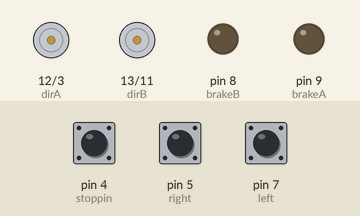
Simulated run of this sketch. Board: Arduino Uno, built with avr-gcc and run on an emulated ATmega328P. Parts: direction and speed pins drawn as motors (green arrow = direction pin HIGH = forward, orange = LOW = backward, longer = more drive), output pins drawn as LEDs (lit = HIGH). The inputs (shaded band) are chosen by the test bench; at power-on: pin 5 (right) LOW, pin 7 (left) LOW, pin 4 (stoppin) LOW.

Above: at 1.9 s.
2.0 s: pin 5 (right) pulled HIGH for 0.15 s
At 2.9 s:
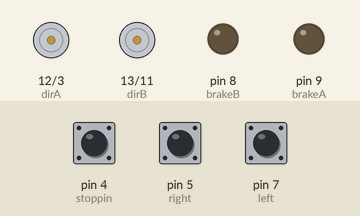
3.7 s: pin 7 (left) pulled HIGH for 0.15 s
At 4.2 s:
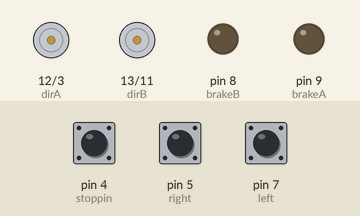
5.4 s: pin 7 (left) pulled HIGH for 3.2 s
At 6.6 s:
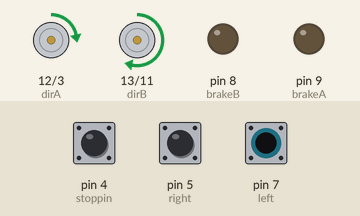
10.1 s: pin 5 (right) pulled HIGH for 3.2 s
At 11.3 s:
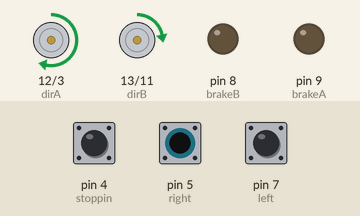
Timing chart, 0 to 14.8 s (numbered marks = the images above; inputs shaded):
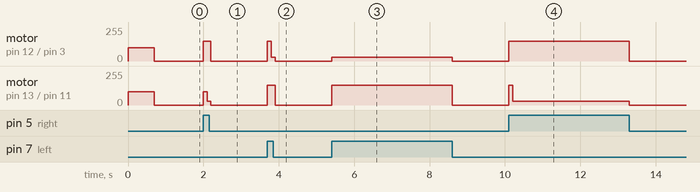

Measured:
- after the input at 2.0 s, motor on pin 12 (dirA) / pin 3 (pwmA): stopped → forward 150/255 at once, → stopped 0.20 s later; motor on pin 13 (dirB) / pin 11 (pwmB): stopped → forward 100/255 at once, → forward 30/255 0.10 s later, → stopped 0.10 s later
- after the input at 3.7 s, motor on pin 12 (dirA) / pin 3 (pwmA): stopped → forward 150/255 at once, → forward 30/255 0.10 s later, → stopped 0.10 s later; motor on pin 13 (dirB) / pin 11 (pwmB): stopped → forward 150/255 at once, → stopped 0.20 s later
- after the input at 5.4 s, motor on pin 12 (dirA) / pin 3 (pwmA): stopped → forward 30/255 at once, → stopped 3.2 s later; motor on pin 13 (dirB) / pin 11 (pwmB): stopped → forward 150/255 at once, → stopped 3.2 s later
- after the input at 10.1 s, motor on pin 12 (dirA) / pin 3 (pwmA): stopped → forward 150/255 at once, → stopped 3.2 s later; motor on pin 13 (dirB) / pin 11 (pwmB): stopped → forward 150/255 at once, → forward 30/255 0.10 s later, → stopped 3.1 s later

The sketch:

motor_example_dc.ino
```cpp
int val=0;
int val1=0;
int stopval=0;
 int valm=0;
 int valm1=0;
 int jump=1;

 int stoppin=4;
const int pwmA=3;
const int pwmB=11;
 const int brakeA=9;
 const int brakeB=8;
 const int dirA=12;
 const int dirB=13;
 const int right=5;
const int left=7;
void setup() {
  pinMode (stoppin,INPUT);

 pinMode(dirA, OUTPUT);
 pinMode(brakeA, OUTPUT);
 pinMode(dirB, OUTPUT);
pinMode(brakeB, OUTPUT);
pinMode(right,INPUT);
 pinMode(left,INPUT);
 digitalWrite(dirA, HIGH);//forward A
digitalWrite(brakeA,LOW);//release brakeA
 analogWrite(pwmA,100);//set speed A
digitalWrite(dirB,HIGH);//forward B motor
digitalWrite(brakeB,LOW);//
analogWrite(pwmB,100);//set speed B
delay(700);
}
void loop () {

 //jump equal one
 analogWrite(pwmA,0);
 analogWrite(pwmB,0);
 val=digitalRead(right);
 val1=digitalRead(left);
stopval=digitalRead(stoppin);

if (stopval==HIGH) {
  analogWrite(pwmA,0);
  analogWrite(pwmB,0);
  delay(16000);


}

val=digitalRead(right);
 val1=digitalRead(left);

if (val==HIGH && val1==HIGH) {
 analogWrite(pwmA,90);
 analogWrite(pwmB,90);
delay(100);
 }
 if (val==HIGH &&val1==LOW) {
analogWrite(pwmA, 150);
 analogWrite(pwmB,30);
 delay(100);
 }
 if (val1==HIGH && val==LOW) {
 analogWrite(pwmB,150);
 analogWrite(pwmA,30);
 delay(100);
 }
}
```
